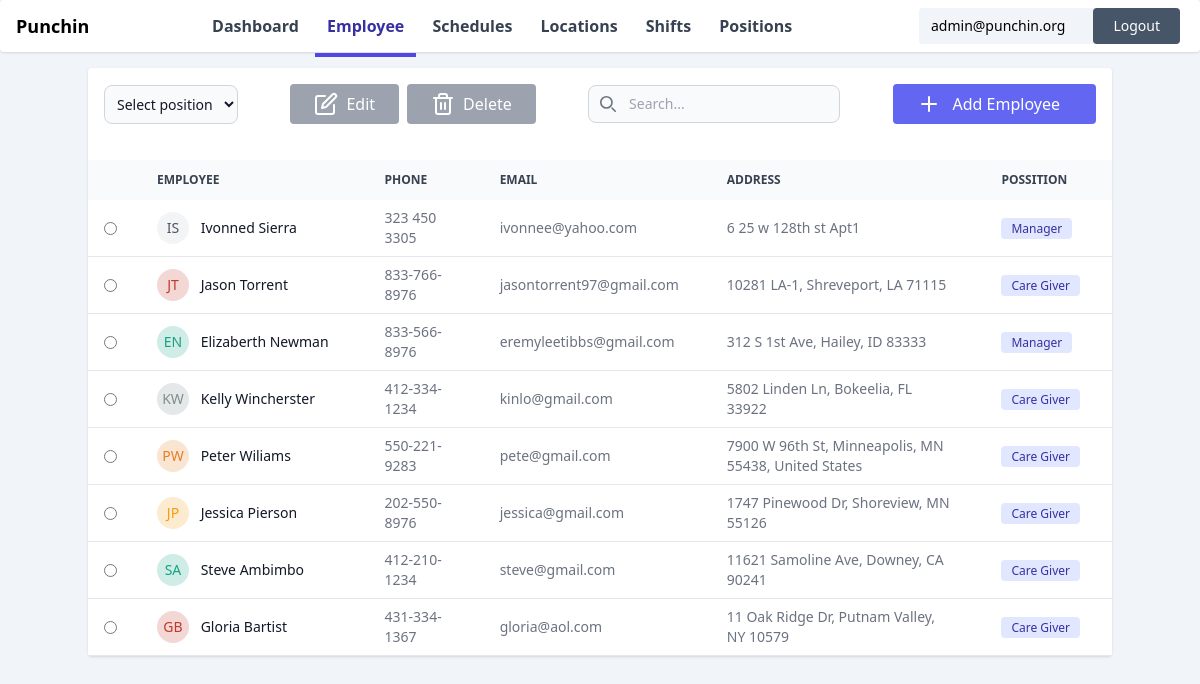
The page /dashboard/employees/ (signed in) on the database its author committed.
### core/models.py (models this page shows, shortened)
class Employee(models.Model):
    user = models.OneToOneField(User, on_delete=models.CASCADE, related_name='employee')
    organization = models.ForeignKey('Organization', on_delete=models.CASCADE, related_name='employees')
    avatar = models.ImageField(upload_to='employees/avatars/', blank=True, null=True)
    phone_number = models.CharField(max_length=50, blank=True)
    address = models.CharField(blank=True, max_length=255)
    primary_color = models.CharField(blank=True, max_length=25)
    secondary_color = models.CharField(blank=True, max_length=25)
    position = models.ForeignKey(Position, on_delete=models.CASCADE)
    hourly_rate = models.DecimalField(max_digits=10, decimal_places=2, default=15.00)
    overtime_hourly_rate = models.DecimalField(max_digits=10, decimal_places=2, default=22.50)
    is_active = models.BooleanField(default=True)

class Position(models.Model):
    name = models.CharField(max_length=100)
    description = models.TextField( null=True, blank=True)
    organization = models.ForeignKey(Organization, on_delete=models.CASCADE, related_name='positions')
    def __str__(self):
        return self.name

### core/views.py (the view)
# urls.py: path('dashboard/employees/', views.employees_list_view, name='employees'),
@login_required
@get_organization
def employees_list_view(request, organization):
    employees = organization.employees.all()
    return render(request, 'dashboard/employees.html', {'organization': organization,'nav_items': nav_items,'employees': employees})

### core/templatetags/custom_filters.py (called while the page is built)
@register.filter
def get_initials(value):
    words = value.split()
    initials = [words[0][0].upper()]
    if len(words) > 1:
        initials.append(words[-1][0].upper())
    return ''.join(initials)

### core/views.py (called while the page is built)
def get_organization(view_func):
    @wraps(view_func)
    def wrapper(request, *args, **kwargs):
        user = request.user
        try:
            organization = user.admin_of
            kwargs['organization'] = organization
        except Organization.DoesNotExist:
            return redirect('punch_in_out')
        return view_func(request, *args, **kwargs)
    return wrapper

### core/templates/dashboard/employees.html (shortened to what this page needs)
{% extends './main.html' %}
{% load custom_filters %}
{% block body %}
<div id="employeeApp">
    <div class="container rounded bg-white mt-4 shadow min-h-96">
        <div class="header mb-5 text-center p-4 flex justify-between items-center">
            <div>
                <select id="small"
                    class="block w-full p-2 text-sm text-gray-900 border border-gray-300 rounded-lg bg-gray-50 focus:ring-blue-500 focus:border-blue-500">
                    <option selected>Select position</option>
                </select>
            </div>
            <div class="flex gap-2" v-show="selectedEmployee">
                <button href="#updateEmployeeModal" class="bg-gray-400 text-white hover:bg-slate-700 flex items-center space-x-2 px-6 py-2 rounded" id="openModal" onclick="openModal('updateEmployeeModal')">
                  <span data-feather="edit"></span>
                  <span>Edit</span>
                </button>
                <form action="{% url 'delete_employee' %}" method="post">
                    <button type="submit" class="bg-gray-400 text-white hover:bg-slate-700 flex items-center space-x-2 px-6 py-2 rounded" onclick="deleteEmployee(event)">
                    <span data-feather="trash-2"></span>
                    <span>Delete</span>
                    </button>
                </form>
              </div>
            <div class="relative">
                <div class="absolute inset-y-0 start-0 flex items-center ps-3 pointer-events-none">
                </div>
                <input type="text"
                    class="block w-full p-2 ps-10 text-sm text-gray-900 border border-gray-300 rounded-lg bg-gray-50 focus:ring-blue-500 focus:border-blue-500" id="searchInput"
                    placeholder="Search...">
            </div>
            <button href="#addEmployeeModal"
                class="bg-indigo-500 text-white hover:indigo-900 px-6 py-2 rounded flex justify-between" id="openModal"
                onclick="openModal('employeeModal')"><span data-feather="plus"></span> <span class="mx-3">Add
                    Employee</span></button>
        </div>
        <div class="body">
            <div class="relative overflow-x-auto">
                <table class="w-full text-sm text-left rtl:text-right text-gray-500" id="employeeTable">
                    <thead class="text-xs text-gray-700 uppercase bg-gray-50">
                        <tr>
                            <th scope="col" class="p-4">
                            </th>
                            <th scope="col" class="px-6 py-3">
                                Employee
                            </th>
                            <th scope="col" class="px-6 py-3">
                                Phone
                            </th>
                            <th scope="col" class="px-6 py-3">
                                Email
                            </th>
                            <th scope="col" class="px-6 py-3">
                                Address
                            </th>
                            <th scope="col" class="px-6 py-3">
                                Possition
                            </th>
                        </tr>
                    </thead>
                    <tbody>
                        {% for employee in employees %}
                        <tr class="bg-white border-b text-sm ">
                            <td class="w-4 p-4">
                                <div class="flex items-center">
                                    <input id="checkbox-table-search-1" type="radio" name="emp"
                                        class=" text-blue-600 bg-gray-100 border-gray-300 rounded focus:ring-blue-500" @change="selectEmployee({
                                            first_name:'{{employee.user.first_name}}',
                                            last_name:'{{employee.user.last_name}}',
                                            email:'{{employee.user.email}}',
                                            phone_number:'{{employee.phone_number}}',
                                            address:'{{employee.address}}',
                                            position:{id:'{{employee.position.id}}',name:'{{employee.position}}'},
                                            id:'{{employee.id}}',
                                            hourly_rate:'{{employee.hourly_rate}}',
                                            overtime_hourly_rate:'{{employee.overtime_hourly_rate}}'
                                        })"/>
                                </div>
                            </td>
                            <td scope="row" class="px-6 py-2 font-medium text-gray-900 whitespace-nowrap">
                                <div class="relative inline-flex items-center justify-center w-8 h-8 overflow-hidden bg-gray-100 rounded-full"
                                    style="background-color:{{employee.primary_color}}">
                                    <span class="font-medium text-gray-600 " style='color:{{employee.secondary_color}}'>
                                        {{employee.user.get_full_name | get_initials}}
                                    </span>
                                </div>
                                <span class="p-2">{{employee.user.get_full_name}}</span>
                            </td>
                            <td class="px-6 py-2">
                                {{employee.phone_number}}
                            </td>
                            <td class="px-6 py-2">
                                {{employee.user.email}}
                            </td>
                            <td class="px-6 py-2">
                                {{employee.address}}
                            </td>
                            <td class="px-6 py-2">
                                <span
                                    class="bg-indigo-100 text-indigo-800 text-xs font-medium me-2 px-2.5 py-0.5 rounded whitespace-nowrap">
                                    {{employee.position}}</span>
                            </td>
                        </tr>
                        {% endfor %}
                    </tbody>
                </table>
            </div>
        </div>
    </div>
</div>
<br>
{% endblock %}

### core/templates/dashboard/main.html (shortened to what this page needs)
{% extends 'base.html' %}
{% block content %}
<div class="w-full">
    <div id="navbar" class="rounded flex justify-between items-center p-1 bg-white shadow w-full px-4">
        <div class="logo">
            <a href="/">
                <h1 class="font-bold text-lg">Punchin</h1>
            </a>
        </div>
        <div id="menu-items">
                {% for nav_item in nav_items %}
                    <a href="/dashboard/{{nav_item.link}}"  class="py-4 px-3 text-gray-700 nav_link hover:text-salte-800 hover:border-slate-600 font-semibold hover:border-b-4">{{ nav_item.name }}</a>
                {% endfor %}
        </div>
        <div class="form-inline p-1 rounded">
            <form action="{% url 'logout' %}" method="post" class="flex items-center bg-slate-100 rounded">
                <span class="mr-4 text-sm px-3">{{ request.user.email }}</span>
                <button type="submit" class="p-2 bg-slate-600 text-white rounded hover:bg-red-600 px-5 text-sm">Logout</button>
            </form>
        </div>
    </div>
    <div class="flex w-full justify-center">
        {% block body %}{% endblock %}
    </div>
</div>
{% endblock content %}

### rows shown on the page
Employee: user.get_full_name|get_initials "IS", user.get_full_name "Ivonned Sierra", phone_number "323 450 3305", user.email "ivonnee@yahoo.com", address "6 25 w 128th st Apt1", position "Manager"
Employee: user.get_full_name|get_initials "JT", user.get_full_name "Jason Torrent", phone_number "833-766-8976", user.email "jasontorrent97@gmail.com", address "10281 LA-1, Shreveport, LA 71115", position "Care Giver"
Employee: user.get_full_name|get_initials "EN", user.get_full_name "Elizaberth Newman", phone_number "833-566-8976", user.email "eremyleetibbs@gmail.com", address "312 S 1st Ave, Hailey, ID 83333", position "Manager"
Employee: user.get_full_name|get_initials "KW", user.get_full_name "Kelly Wincherster", phone_number "412-334-1234", user.email "kinlo@gmail.com", address "5802 Linden Ln, Bokeelia, FL 33922", position "Care Giver"
Employee: user.get_full_name|get_initials "PW", user.get_full_name "Peter Wiliams", phone_number "550-221-9283", user.email "pete@gmail.com", address "7900 W 96th St, Minneapolis, MN 55438, United States", position "Care Giver"
Employee: user.get_full_name|get_initials "JP", user.get_full_name "Jessica Pierson", phone_number "202-550-8976", user.email "jessica@gmail.com", address "1747 Pinewood Dr, Shoreview, MN 55126", position "Care Giver"
Employee: user.get_full_name|get_initials "SA", user.get_full_name "Steve Ambimbo", phone_number "412-210-1234", user.email "steve@gmail.com", address "11621 Samoline Ave, Downey, CA 90241", position "Care Giver"
Employee: user.get_full_name|get_initials "GB", user.get_full_name "Gloria Bartist", phone_number "431-334-1367", user.email "gloria@aol.com", address "11 Oak Ridge Dr, Putnam Valley, NY 10579", position "Care Giver"

### other values the page prints
{{ nav_item.name }} "Dashboard" "Employee" "Schedules" "Locations" "Shifts" "Positions"
{{ request.user.email }} "admin@punchin.org"
